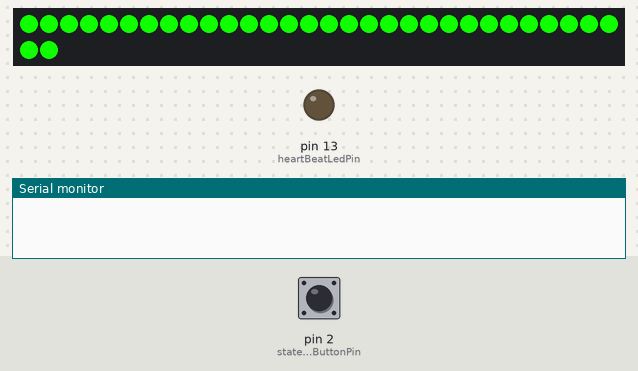
The sketch below on a simulated Arduino Uno, built with avr-gcc and run on an emulated ATmega328P. On the bench: 32 RGB LEDs in strip order, left to right, continuing on the next row, output pins drawn as LEDs (lit = HIGH), the last lines printed to the serial monitor. Dashed ring = blinking. Inputs (shaded band) come from the test bench; at power-on: pin 2 (stateSwitchButtonPin) LOW. Dim RGB values are drawn brighter than linear.

Above: at 1.2 s.
1.3 s: pin 2 (stateSwitchButtonPin) pulled HIGH for 0.15 s
At 1.67 s:
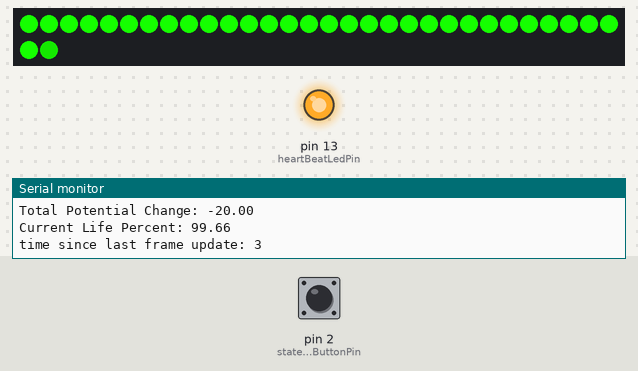
2.0 s: pin 2 (stateSwitchButtonPin) pulled HIGH for 1 s
3.6 s: pin 2 (stateSwitchButtonPin) pulled HIGH for 1 s
5.2 s: pin 2 (stateSwitchButtonPin) pulled HIGH for 1 s
6.8 s: pin 2 (stateSwitchButtonPin) pulled HIGH for 3.2 s
At 10.52 s:
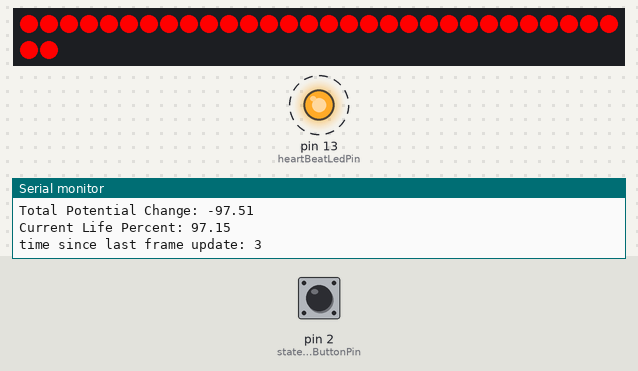
10.6 s: pin 2 (stateSwitchButtonPin) pulled HIGH for 3.2 s
At 11.12 s:
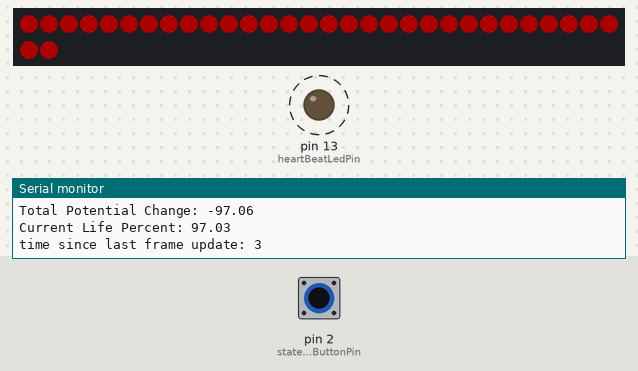
At 15.2 s:
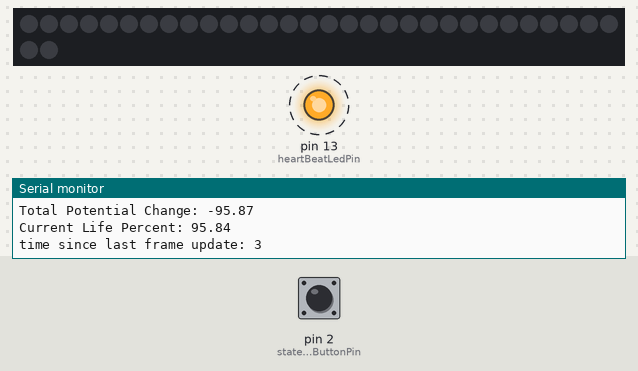
Timing chart, 0 to 15.4 s (numbered marks = the images above; inputs shaded):
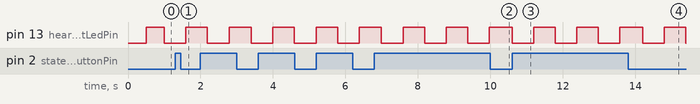

The sketch:

andrew_life_bar.ino
```cpp
/**
 * This project animates a video-game style LED life bar.
 * A momentary button can incrementally deplete the life bar with each click.
 * Changes in the life bar are animated
 */
#include "InternalClock.h"
#include "MomentaryButton.h"
#include "LedLifeBar.h"
#include "Heartbeat.h"


/**
 * System configuration
 */

// LED animation configuration
const unsigned int neoPixelPin = 9;
const unsigned int numNeoPixels = 32;
static const float lifeBarDecreasePercent = 20.0;
static const unsigned long ledLifeDisplayAnimationClockTimeout_ms = 33;

// heartbeat (onboard LED blink) configuration
const unsigned int heartBeatLedPin = 13;
static const unsigned long heartBeatClockTimeout_ms = 500;

// Button configuration
static const unsigned int stateSwitchButtonPin = 2;


/**
 * Internal State
 * Don't modify unless you know what you are doing
 */

// Animation Clocks
InternalClock ledLifeAnimationTimer = InternalClock(ledLifeDisplayAnimationClockTimeout_ms);

// Heartbeat Clock
InternalClock heartBeatTimer = InternalClock(heartBeatClockTimeout_ms);

// Led Life Bar
LedLifeBar ledLifeBar = LedLifeBar(neoPixelPin, numNeoPixels);

// Button
MomentaryButton stateSwitchButton = MomentaryButton(stateSwitchButtonPin);

// Onboard Heartbeat
Heartbeat heartBeat = Heartbeat(heartBeatLedPin);

static const unsigned int numHits = 4;
static const float hitPercentages[numHits] = {20, 20, 20 ,40};
unsigned int currentHit = 0;

void setup() {
  Serial.begin(9600);
  ledLifeBar.setLifePercent(100.0);
}

void loop() {
  stateSwitchButton.checkForButtonStateChange(onButtonDownEvent, onButtonUpEvent);
  ledLifeAnimationTimer.checkForTimeout(onLedLifeAnimationReadyEvent);
  heartBeatTimer.checkForTimeout(onHeartBeatReadyEvent);
}


/**
 * User clicked the state switch button. Deplete the Life
 */
void onButtonDownEvent() {
  //Serial.println("Button Down!");
}
void onButtonUpEvent() {
  Serial.println("Button Up!");
  unsigned int ledLifeBarMode = ledLifeBar.getMode();
  switch (ledLifeBarMode) {
    case LedLifeBar::MODE_BLINK:
      ledLifeBar.setMode(LedLifeBar::MODE_OFF);
      ledLifeBar.setLifePercent(0.0);
    break;
    case LedLifeBar::MODE_OFF:
      currentHit = 0;
      ledLifeBar.setMode(LedLifeBar::MODE_NORMAL);
      ledLifeBar.setLifePercent(100.0);
    break;
    case LedLifeBar::MODE_NORMAL:
    default:
      if (currentHit < numHits) {
        ledLifeBar.setLifePercent(ledLifeBar.getLifePercent() - hitPercentages[currentHit]);
        currentHit++;
      } else {
        currentHit = 0;
        ledLifeBar.setMode(LedLifeBar::MODE_BLINK);
      }
    break;
  }
}

/**
 * Render an animation frame
 */
void onLedLifeAnimationReadyEvent() {
  ledLifeBar.renderFrame();
  ledLifeBar.draw();
}

/**
 * Heartbeat event. Blink the heartbeat so we know the program is running properly
 */
void onHeartBeatReadyEvent() {
  heartBeat.beat();
}
```

ColorUtils.cpp
```cpp
#include "ColorUtils.h"

/**
 * Correct the LED brightness for human perception
 */
unsigned int gammaCorrect(const unsigned int brightness) {
  return pgm_read_byte(&gamma8[brightness]);
}

/**
 * Convert Hue, Saturation, Value color into Red, Green, Blue color
 */
RgbColor HsvToRgb(HsvColor hsv) {
    RgbColor rgb;
    unsigned char region, remainder, p, q, t;

    if (hsv.s == 0) {
        rgb.r = hsv.v;
        rgb.g = hsv.v;
        rgb.b = hsv.v;
        return rgb;
    }

    region = hsv.h / 43;
    remainder = (hsv.h - (region * 43)) * 6;

    p = (hsv.v * (255 - hsv.s)) >> 8;
    q = (hsv.v * (255 - ((hsv.s * remainder) >> 8))) >> 8;
    t = (hsv.v * (255 - ((hsv.s * (255 - remainder)) >> 8))) >> 8;

    switch (region) {
        case 0:
            rgb.r = hsv.v; rgb.g = t; rgb.b = p;
            break;
        case 1:
            rgb.r = q; rgb.g = hsv.v; rgb.b = p;
            break;
        case 2:
            rgb.r = p; rgb.g = hsv.v; rgb.b = t;
            break;
        case 3:
            rgb.r = p; rgb.g = q; rgb.b = hsv.v;
            break;
        case 4:
            rgb.r = t; rgb.g = p; rgb.b = hsv.v;
            break;
        default:
            rgb.r = hsv.v; rgb.g = p; rgb.b = q;
            break;
    }

    return rgb;
}

/**
 * Average several HSV colors into a single color.
 */
HsvColor averageHues(HsvColor* hues, unsigned int numColors) {
  HsvColor averageHsv = HsvColor();
  averageHsv.s = 255;
  float x = 0.0;
  float y = 0.0;
  unsigned int magnitudeS = 0;
  unsigned int magnitudeV = 0;
  for (int color = 0; color < numColors; color++) {
    magnitudeV += hues[color].v;
    magnitudeS += hues[color].s;
    x += cos(360.0 * hues[color].h / 255.0);
    y += sin(360.0 * hues[color].h / 255.0);
  }
  averageHsv.h = 255 * atan2(x, y);
  averageHsv.s = (int) magnitudeS / numColors;
  averageHsv.v = (int) magnitudeV / numColors;
  return averageHsv;
}
```

Heartbeat.cpp
```cpp
/**
 * Heartbeat.cpp - Animates a blinking LED to show the Arduino is working
 * Created by Tony Gaitatzis, 2018
 * Released into the public domain.
 */

#include "Heartbeat.h"

/**
 * Create a Heartbeat (LED Blink) controller
 *
 * @param heardbeatLedPin the pin that the heartbeat LED is connected to
 */
Heartbeat::Heartbeat(const unsigned int heartbeatLedPin) : _heartbeatLedPin(heartbeatLedPin) {
  pinMode(_heartbeatLedPin, OUTPUT);
}

Heartbeat::~Heartbeat() {
}

/**
 * Beat (Blink) the Heartbeat LED
 */
void Heartbeat::beat() {
  digitalWrite(_heartbeatLedPin, !digitalRead(_heartbeatLedPin));
  //Serial.print("Blink: ");
  //Serial.println(digitalRead(_heartbeatLedPin));
}
```

Heartbeat.h
```cpp
/**
 * Heartbeat.h - Animates a blinking LED to show the Arduino is working
 * Created by Tony Gaitatzis, 2018
 * Released into the public domain.
 */

#ifndef Heartbeat_h
#define Heartbeat_h
#include <Arduino.h>

class Heartbeat {
  public:
    // constructor
    Heartbeat(const unsigned int heartbeatLedPin);
    ~Heartbeat();

    // controller
    void beat();

  private:
    // internal configuration
    const unsigned int _heartbeatLedPin;
};

#endif
```

InternalClock.cpp
```cpp
/**
 * InternalClock.cpp - Alarm clock library
 * Created by Tony Gaitatzis, 2018
 * Released into the public domain.
 */

#include "InternalClock.h"

/**
 * Create a clock
 *
 * @param timeout_ms the millisecond time between alarms
 */
InternalClock::InternalClock(unsigned long timeout_ms) : _timeout_ms(timeout_ms) {
  _startTime = millis();
}

InternalClock::~InternalClock() {
}

/**
 * Change the time between alarms
 *
 * @param timeout_ms the millisecond time between alarms
 */
void InternalClock::resetTimeout(const unsigned long timeout_ms) {
  _timeout_ms = timeout_ms;
  _startTime = millis();
}

/**
 * Trigger a function if the alarm has been triggered
 *
 * @param onAlarmCallback a callback function to execute when the alarm is triggered
 */
void InternalClock::checkForTimeout(void (*onAlarmCallback)(void)) {
  unsigned long currentTime = millis();
  unsigned long timeDifference_ms = currentTime - _startTime;
  if (timeDifference_ms > _timeout_ms) {
    _startTime = currentTime;
    onAlarmCallback();
  }
}
```

InternalClock.h
```cpp
/**
 * InternalClock.h - Alarm clock library
 * Created by Tony Gaitatzis, 2018
 * Released into the public domain.
 */

#ifndef InternalClock_h
#define InternalClock_h

#include <Arduino.h>

class InternalClock {
  public:
    // constructors
    InternalClock(const unsigned long timeout_ms);
    ~InternalClock();

    // controllers
    void checkForTimeout(void (*onAlarmCallback)(void));
    void resetTimeout(unsigned long timeout_ms);

  private:
    // internal state
    unsigned long _startTime;
    unsigned long _timeout_ms;
};

#endif
```

LedLifeBar.cpp
```cpp
/**
 * LedLifeBar.cpp - Renders a video game-style LED life bar
 * Created by Tony Gaitatzis, 2018
 * Released into the public domain.
 */

#include "LedLifeBar.h"

/**
 * Create an LED Life Bar
 *
 * @param ledPin the pin that a Neopixel is connected to
 * @param numLeds the number of Leds in the Life Bar
 */
LedLifeBar::LedLifeBar(const unsigned int ledPin, const unsigned int numLeds) {
  _currentLifePercent = 100.0;
  _lastLifePercent = 100.0;
  _nextLifePercent = 100.0;
  _mode = MODE_NORMAL;
  _ledStrip = new Adafruit_NeoPixel(
    numLeds,
    ledPin,
    NEO_GRB + NEO_KHZ800
  );
  _ledStrip->begin();
  //_ledStrip->show();
}

/**
 * Destroy the LED Life Bar
 */
LedLifeBar::~LedLifeBar() {
  delete _ledStrip;
}

/**
 * Get the current life percent
 *
 * @return the current life percent value
 */
float LedLifeBar::getLifePercent() {
  return _nextLifePercent;
}

/**
 * Set the life percent
 *
 * @param percent the life percent value to animate towards
 */
void LedLifeBar::setLifePercent(const float percent) {
  float desiredPercent = percent;
  if (percent < 0) {
    desiredPercent = 0.0;
  }
  if (percent > 100) {
    desiredPercent = 100.0;
  }
  _lastLifePercent = _currentLifePercent;
  _nextLifePercent = desiredPercent;
  //Serial.print("Setting Life percent to: ");
  //Serial.println(_nextLifePercent);
}

/**
 * Get the hue from a life percent.
 *
 * As the life bar drops, the hue changes
 *
 * @param percent the percent to calculate the hue from
 */
unsigned int LedLifeBar::_getHueFromPercent(float percent) {
  // return (int) (_currentLifePercent * (_MAX_HUE - _MIN_HUE))/100 + _MIN_HUE; // linear

  // _MIN_HUE at _LOW_LIFE_PERCENT, _MAX_HUE at 100.0
  float totalRange = 100.0 - _LOW_LIFE_PERCENT;
  float currentRange = max(_currentLifePercent - _LOW_LIFE_PERCENT, 0);
  //float workingPercent = 100.0 * currentRange / totalRange;
  return (int) currentRange * (_MAX_HUE - _MIN_HUE) / totalRange + _MIN_HUE;
}

/**
 * Calculate the "tween" animation frame
 */
void LedLifeBar::renderFrame() {
  // calculate the time since the last frame
  if (_currentLifePercent != _nextLifePercent) {
    unsigned long currentTime_ms = millis();
    unsigned long timeSinceLastFrameUpdate_ms = currentTime_ms - _lastFrameUpdateTime_ms;
    Serial.print("time since last frame update: ");
    Serial.println(timeSinceLastFrameUpdate_ms);
    float incrementalChangeInPercent = (100.0 * timeSinceLastFrameUpdate_ms) / (float) _timeForFullLifeDrain_ms;
    Serial.print("Incremental Change in Percent: ");
    Serial.print(timeSinceLastFrameUpdate_ms);
    Serial.print(" / ");
    Serial.print(_timeForFullLifeDrain_ms);
    Serial.print(" = ");
    Serial.println(incrementalChangeInPercent);
    float currentToNextPercentDifference = _nextLifePercent - _currentLifePercent;
    Serial.print("Total Potential Change: ");
    Serial.println(currentToNextPercentDifference);
    if (abs(currentToNextPercentDifference) < abs(incrementalChangeInPercent)) {
      _currentLifePercent = _nextLifePercent;
    } else {
      if (currentToNextPercentDifference < 0) {
        _currentLifePercent -= incrementalChangeInPercent;
      } else {
        _currentLifePercent += incrementalChangeInPercent;
      }
    }
    if (_currentLifePercent < 0) {
      _currentLifePercent = 0.0;
    }
    if (_currentLifePercent > 100.0) {
      _currentLifePercent = 100.0;
    }
    Serial.print("Current Life Percent: ");
    Serial.println(_currentLifePercent);

  }
  _lastFrameUpdateTime_ms = millis();
}

/**
 * Draw the current animation fram to the Neopixels
 */
void LedLifeBar::draw() {
  switch (_mode) {
    case MODE_BLINK:
      _drawModeBlink();
    break;
    case MODE_OFF:
      _drawModeOff();
    break;
    case MODE_NORMAL:
    default:
      _drawModeNormal();
    break;
  }
  _ledStrip->show();
}

void LedLifeBar::_drawModeOff() {
  HsvColor hsvBlack = HsvColor();
  hsvBlack.h = _MIN_HUE;
  hsvBlack.s = 255;
  hsvBlack.v = 0;

  for (int pixel = 0; pixel < _ledStrip->numPixels(); pixel++) {
    _setPixelHsv(pixel, hsvBlack);
  }
}

void LedLifeBar::_drawModeNormal() {
  unsigned int hue = _getHueFromPercent(_currentLifePercent);
  //Serial.print("Hue: ");
  //Serial.println(hue);
  int aliasedPortion = floor(_ledStrip->numPixels() * (_currentLifePercent / 100.0));
  float aliasedMax = _ledStrip->numPixels() * (_currentLifePercent / 100.0);
  int brightness = MAX_BRIGHTNESS;
  if (_currentLifePercent <= _LOW_LIFE_PERCENT) {
    if (_lowLifeTimeStart < 0) {
      _lowLifeTimeStart = millis();
    }
    unsigned long timeSinceLowLifeStart = millis() - _lowLifeTimeStart;
    brightness = (MAX_BRIGHTNESS / 3.0) * (cos(PI * timeSinceLowLifeStart / 1000)) + (2.0 * MAX_BRIGHTNESS / 3.0);
    //Serial.print("Brightness: ");
    //Serial.println(brightness);
  } else {
    _lowLifeTimeStart = -1;
  }
  int antialiasedValue = ceil(brightness * (aliasedMax - aliasedPortion));

  HsvColor hsvColor = HsvColor();
  hsvColor.h = hue;
  hsvColor.s = 255;
  hsvColor.v = brightness;

  HsvColor hsvBlack = HsvColor();
  hsvBlack.h = hue;
  hsvBlack.s = 255;
  hsvBlack.v = 0;

  for (int pixel = 0; pixel < _ledStrip->numPixels(); pixel++) {
    if (pixel < aliasedPortion) {
        _setPixelHsv(pixel, hsvColor);
    } else {
      if (pixel == aliasedPortion) {
        HsvColor hsvAntialias = HsvColor();
        hsvAntialias.h = hue;
        hsvAntialias.s = 255;
        hsvAntialias.v = antialiasedValue;
        _setPixelHsv(pixel, hsvAntialias);
      } else {
        _setPixelHsv(pixel, hsvBlack);
      }
    }
  }
}

void LedLifeBar::_drawModeBlink() {
  int brightness = MAX_BRIGHTNESS;
  if (_lowLifeTimeStart < 0) {
    _lowLifeTimeStart = millis();
  }
  unsigned long timeSinceLowLifeStart = millis() - _lowLifeTimeStart;
  brightness = (MAX_BRIGHTNESS / 3.0) * (cos(PI * timeSinceLowLifeStart / 1000)) + (2.0 * MAX_BRIGHTNESS / 3.0);

  HsvColor hsvColor = HsvColor();
  hsvColor.h = _MIN_HUE;
  hsvColor.s = 255;
  hsvColor.v = brightness;

  for (int pixel = 0; pixel < _ledStrip->numPixels(); pixel++) {
    _setPixelHsv(pixel, hsvColor);
  }
}


/**
 * Set the current mode
 *
 * @param mode the mode to set, e.g. MODE_BLINK
 */
void LedLifeBar::setMode(const unsigned int mode) {
  unsigned int desiredMode = mode;
  if (desiredMode > 1002) {
    desiredMode = 1002;
  }
  if (desiredMode < 1000) {
    desiredMode = 1000;
  }
  Serial.print("Setting mode to ");
  Serial.println(desiredMode);
  _mode = desiredMode;
}

/**
 * Get the current mode
 *
 * @return the current mode
 */
unsigned int LedLifeBar::getMode() {
  return _mode;
}

/**
 * Set the RGB Color of an individual pixel on the LED Strip
 */
void LedLifeBar::_setPixelRgb(unsigned int pixel, RgbColor rgbColor) {
  _ledStrip->setPixelColor(pixel,
    gammaCorrect(rgbColor.r),
    gammaCorrect(rgbColor.g),
    gammaCorrect(rgbColor.b)
  );
}

/**
 * Set the HSV Color of an individual pixel on the LED Strip
 */
void LedLifeBar::_setPixelHsv(unsigned int pixel, HsvColor hsvColor) {
  RgbColor rgbColor = HsvToRgb(hsvColor);
  _setPixelRgb(pixel, rgbColor);
}
```

LedLifeBar.h
```cpp
/**
 * LedLifeBar.h - Renders a video game-style LED life bar
 * Created by Tony Gaitatzis, 2018
 * Released into the public domain.
 */

#ifndef LedLifeBar_h
#define LedLifeBar_h

#include <Arduino.h>
#include <Adafruit_NeoPixel.h>
#include "ColorUtils.h"

class LedLifeBar {
  public:
    static const unsigned int MODE_NORMAL = 1000;
    static const unsigned int MODE_BLINK = 1001;
    static const unsigned int MODE_OFF = 1002;
    unsigned int MAX_BRIGHTNESS = 255;
    LedLifeBar(const unsigned int ledPin, const unsigned int numLeds);
    ~LedLifeBar();

    float getLifePercent();
    void setLifePercent(const float percent);
    void renderFrame();
    void draw();
    void setMode(const unsigned int mode);
    unsigned int getMode();

  private:
    constexpr static const float _LOW_LIFE_PERCENT = 41.0;
    static const unsigned int _MAX_HUE = 70; // Green
    static const unsigned int _MIN_HUE = 0; // Red
    float _lastLifePercent;
    float _currentLifePercent;
    float _nextLifePercent;
    long _lowLifeTimeStart;
    unsigned int _mode;
    unsigned int _hue = 0;
    const unsigned long _timeForFullLifeDrain_ms = 10000;
    unsigned long _lastFrameUpdateTime_ms;

    unsigned int _getHueFromPercent(float percent);
    void _drawModeBlink();
    void _drawModeNormal();
    void _drawModeOff();
    void _setPixelRgb(const unsigned int pixel, RgbColor rgbColor);
    void _setPixelHsv(const unsigned int pixel, HsvColor hsvColor);
    Adafruit_NeoPixel *_ledStrip;
};

#endif
```

MomentaryButton.cpp
```cpp
/**
 * MomentaryButton.cpp - Triggers a callback function when a momentary switch is clicked
 * Created by Tony Gaitatzis, 2018
 * Released into the public domain.
 */


#include "MomentaryButton.h"

/**
 * Create a momentary button controller
 *
 * @param buttonPin the pin that button is connected to
 */
MomentaryButton::MomentaryButton(const unsigned int buttonPin) : _buttonPin(buttonPin) {
  pinMode(_buttonPin, INPUT);
  _currentState = _previousState = _previousReading = digitalRead(_buttonPin);
  _lastDebounceTime = millis();
}

MomentaryButton::~MomentaryButton() {
}

/**
 * Check for a button state change
 *
 * @param onButtonClickCallback a callback function that triggers when the button is clicked
 */
void MomentaryButton::checkForButtonStateChange(void (*onButtonDownCallback)(void), void (*onButtonUpCallback)(void)) {
  // read the state of the switch into a local variable:
  int buttonStateSnapshot = digitalRead(_buttonPin);

  // check to see if you just pressed the button
  // (i.e. the input went from LOW to HIGH),  and you've waited
  // long enough since the last press to ignore any noise:

  // If the switch changed, due to noise or pressing:
  if (buttonStateSnapshot != _previousReading) {
    // reset the debouncing timer
    _lastDebounceTime = millis();
  }

  if ((millis() - _lastDebounceTime) > _debounceDelay_ms) {
    // whatever the reading is at, it's been there for longer
    // than the debounce delay, so take it as the actual current state:
    _currentState = buttonStateSnapshot;
  }

  // set the LED using the state of the button:
  if ((_currentState == STATE_UP) && (_previousState == STATE_DOWN)) {
    //Serial.print("Button Up: ");
    //Serial.println(millis());
    _previousState = _currentState;
    onButtonUpCallback();
  }
  if ((_currentState == STATE_DOWN) && (_previousState == STATE_UP)) {
    //Serial.print("Button Down: ");
    //Serial.println(millis());
    _previousState = _currentState;
    onButtonDownCallback();
  }

  // save the buttonStateSnapshot.  Next time through the loop,
  // it'll be the _previousState:
  _previousReading = buttonStateSnapshot;
}
```

Source omitted: ColorUtils.h (data table, 1882 bytes), MomentaryButton.h (834 bytes)

Measured:
- after the input at 1.3 s, the LEDs: change after 0.30 s (image 1)
- after the input at 6.8 s, the LEDs: first differ from a run without the input after 3.7 s (image 2)
- after the input at 10.6 s, the LEDs: first differ from a run without the input after 3.6 s (image 4)
- by itself, pin 13 (heartBeatLedPin): alternates HIGH for 0.59 s and LOW for 0.59 s
